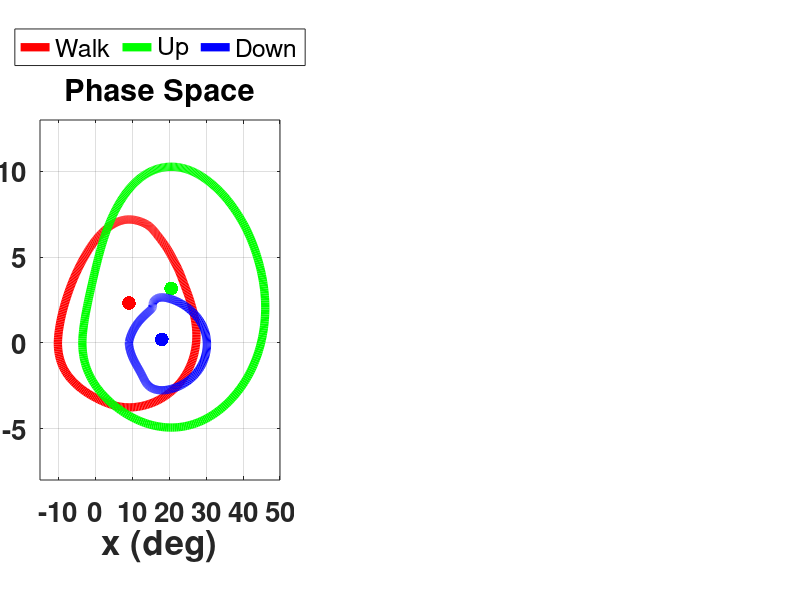
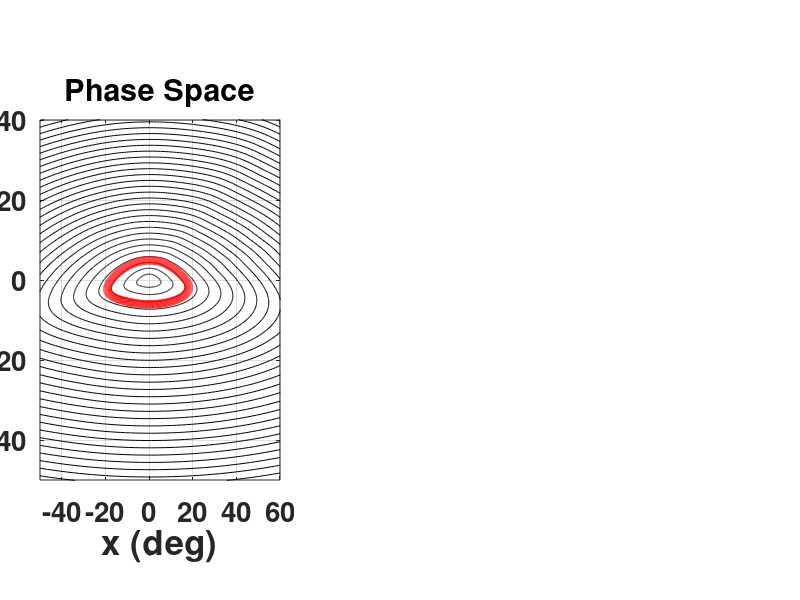
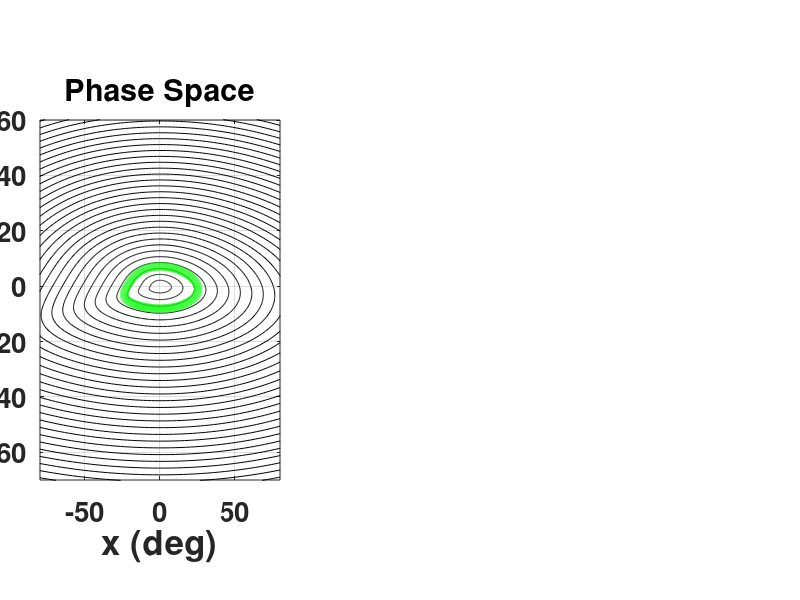
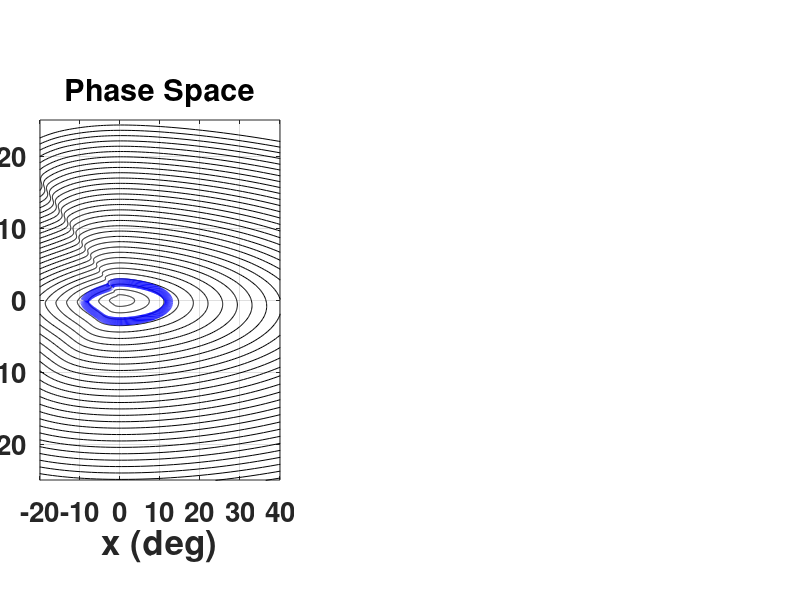

Write MATLAB code to recreate these figures, in order.
% Script used to generate exemplar phase curves and associated data
%
% *input
%   - levelWalk
%   - upStairs
%   - downStairs
%   Input struct contains:
%        念岸岸 *****/     # Types of activity
%        	念岸岸 time/	# Time of a complete stride (begin with zero)
%        	弩岸岸 data/	# Global thigh angle corresponds to that stride
%   NOTE: If creating exemplar dataset for MPV method, the strides data
%   should be divided with specific initial point (minimal global thigh
%   angle in here).
%
% *output
%   - PWalkDataset
%   - PUpDataset
%   - PDownDataset
%   Output struct contains:
%        --- *****/         # Types of activity
%           --- *BaseAngle/	# Initial angle of exemplar phase curves
%           --- pValue/     # Normalized progession value of points
%           --- PhaseAngle/	# Angle of points with respect to initial line
%           --- pPoint/     # X and Y coordinates of each point at curves
%           --- *Origin/	# Coordinates of the centroid
%           --- *Range/     # Value range of X and Y
% -------------------------------------------------------------------------

clear;
close all;
clc;

% define type of method 
method = 'MPVV';
% method = 'PV';

% stride data used to create exemplar phase curves and associated data.
% the example data are seven-subject-averaged global thigh angle (excl. S4).
load('Example_Cross_S4.mat')

TimeWalk    = levelWalk.time;
Walk        = levelWalk.data;
TimeUp      = upStairs.time;
Up          = upStairs.data;
TimeDown    = downStairs.time;
Down        = downStairs.data;

% -------------------------------------------------------------------------
% time normalization
if ~strcmp(method, 'PV')
    timeScale = 2;
    TimeWalk = timeScale / max(TimeWalk) .* TimeWalk;
    TimeDown = timeScale / max(TimeDown) .* TimeDown;
    TimeUp   = timeScale / max(TimeUp)   .* TimeUp;
end

% -------------------------------------------------------------------------
%% levelWalk
% search the point with value approximate to the value of initial point
% searching from the location of fix(length(Walk)/2) to end
Subtract = abs(Walk(fix(length(Walk)/2):length(Walk)) - Walk(1));
% get the location
loc = fix(length(Walk)/2) + find(Subtract == min(Subtract)) - 1;
% cut out into a self-consistent stride in order to form a closed curve
Walk = Walk(1:loc);
TimeWalk = TimeWalk(1:loc);

% compute the coordinate Y
yWalk = zeros(size(TimeWalk));
for i=2:length(TimeWalk)
    yWalk(i)=trapz(TimeWalk(1:i), Walk(1:i) - mean(Walk));
end

% add a point at the end to form a closed-curve
len = length(TimeWalk);
yWalk(len+1) = yWalk(1);
Walk(len+1) = Walk(1);
TimeWalk(len+1) = TimeWalk(len) + TimeWalk(2);  % time begins with zero

% get coordinates of the centroid
xbWalk = mean(Walk);
ybWalk = mean(yWalk);

% plot the exemplar phase curve of level walking
figure('name', 'Exemplar Phase Curves'); hold on
% axis equal
plot(Walk,yWalk, 'r', 'linewidth', 6);
hl(1) = plot(xbWalk, ybWalk, 'r.', 'markerSize', 30);
grid;

% -------------------------------------------------------------------------
%% upStairs
Subtract = abs(Up(fix(length(Up)/2):length(Up)) - Up(1));
loc = fix(length(Up)/2) + find(Subtract == min(Subtract)) - 1;
Up = Up(1:loc);
TimeUp = TimeUp(1:loc);

% Y coordinate for exemplar upStair phase curve
yUp = zeros(size(TimeUp));
for i=2:length(TimeUp)
    yUp(i)=trapz(TimeUp(1:i), Up(1:i) - mean(Up));
end

% form a closed phase curve
len = length(TimeUp);
yUp(len+1) = yUp(1);
Up(len+1) = Up(1);
TimeUp(len+1)=TimeUp(len) + TimeUp(2);

% centroid coordinates
xbUp = mean(Up);
ybUp = mean(yUp);

% plot the exemplar phase curve for upStairs
plot(Up,yUp,'g','linewidth',6);
hl(2) = plot(xbUp,ybUp,'g.','markersize',30);

% -------------------------------------------------------------------------
%% downStairs
Subtract = abs(Down(fix(length(Down)/2):length(Down)) - Down(1));
loc = fix(length(Down)/2) + find(Subtract == min(Subtract)) - 1;
Down = Down(1:loc);
TimeDown = TimeDown(1:loc);

% compute the coordinate Y
yDown = zeros(size(TimeDown));
for i=2:length(TimeDown)
    yDown(i)=trapz(TimeDown(1:i), Down(1:i) - mean(Down));
end

% form a closed phase curve
len = length(TimeDown);
yDown(len+1) = yDown(1);
Down(len+1) = Down(1);
TimeDown(len+1)=TimeDown(len) + TimeDown(2);

% centroid coordinates
xbDown = mean(Down);
ybDown = mean(yDown);

% plot the exemplar phase curve for downStairs
plot(Down,yDown, 'b', 'linewidth', 6);
hl(3) = plot(xbDown,ybDown, 'b.', 'markersize', 30);

% complete the figure for phase curves
ylabel('y (deg﹞s)','FontWeight','bold','Fontsize',25);
xlabel('x (deg)','FontWeight','bold','Fontsize',25);
title('Phase Space','FontWeight','bold','Fontsize',20);
axis([-15, 50, -8, 13]);
set(gca,'FontSize',25,'FontWeight','bold','Fontsize',20, ...
    'box', 'on', 'position', [.05 .2 .3 .6]);
set(get(gca,'YLabel'),'Fontsize',25,'FontWeight','bold');
set(get(gca,'XLabel'),'Fontsize',25,'FontWeight','bold');
set(hl,'handlevisibility','off');
legend('Walk', 'Up', 'Down',...
    'Location','NorthOutside','Orientation','horizontal');

% -------------------------------------------------------------------------
%% plot phase curves at activity-specific coordinate frames
% new coordinate frame for levelWalk
xWalkNew = Walk - xbWalk;
yWalkNew = yWalk - ybWalk;

figure('Name', 'NewCoordinateWalk'); hold on;
% axis equal
ylabel('y (deg﹞s)','FontWeight','bold','Fontsize',25);
xlabel('x (deg)','FontWeight','bold','Fontsize',25);
title('Phase Space','FontWeight','bold','Fontsize',20);
set(gca,'FontSize',25,'FontWeight','bold','Fontsize',20,...
    'box', 'on', 'position', [.05 .2 .3 .6]);
set(get(gca,'YLabel'),'Fontsize',25,'FontWeight','bold');
set(get(gca,'XLabel'),'Fontsize',25,'FontWeight','bold');
axis([-50,60,-50,40]);
grid

% plot web with interval scale of 0.3
for i=0:0.3:10
    plot(i.*xWalkNew, i.*yWalkNew, 'k', 'linewidth', 0.5)
end
plot(xWalkNew, yWalkNew, 'r', 'linewidth', 6);

% -------------------------------------------------------------------------
% new coordinate frame for upStairs
xUpNew = Up - xbUp;
yUpNew = yUp - ybUp;

figure('Name', 'NewCoordinateUp'); hold on;
% axis equal
ylabel('y (deg﹞s)','FontWeight','bold','Fontsize',25);
xlabel('x (deg)','FontWeight','bold','Fontsize',25);
title('Phase Space','FontWeight','bold','Fontsize',20);
set(gca,'FontSize',25,'FontWeight','bold','Fontsize',20,...
    'box', 'on', 'position', [.05 .2 .3 .6]);
set(get(gca,'YLabel'),'Fontsize',25,'FontWeight','bold');
set(get(gca,'XLabel'),'Fontsize',25,'FontWeight','bold');
axis([-80,80,-70,60]);
grid

% plot web with interval scale of 0.3
for i=0:0.3:10
    plot(i.*xUpNew, i.*yUpNew, 'k','linewidth', 0.5)
end
plot(xUpNew, yUpNew, 'g', 'linewidth', 6);

% -------------------------------------------------------------------------
% new coordinate frame for downStairs
xDownNew = Down - xbDown;
yDownNew = yDown - ybDown;

figure('Name', 'NewCoordinateDown'); hold on;
% axis equal
ylabel('y (deg﹞s)','FontWeight','bold','Fontsize',25);
xlabel('x (deg)','FontWeight','bold','Fontsize',25);
title('Phase Space','FontWeight','bold','Fontsize',20);
set(gca,'FontSize',25,'FontWeight','bold','Fontsize',20,...
    'box', 'on', 'position', [.05 .2 .3 .6]);
set(get(gca,'YLabel'),'Fontsize',25,'FontWeight','bold');
set(get(gca,'XLabel'),'Fontsize',25,'FontWeight','bold');
axis([-20,40,-25,25]);
grid

% plot web with interval scale of 0.3
for i=0:0.3:10
    plot(i.*xDownNew, i.*yDownNew, 'k','linewidth', 0.5)
end
plot(xDownNew, yDownNew, 'b', 'linewidth', 6);

% -------------------------------------------------------------------------
% extract information from phase curves
%% levelWalk
% herein using normalized time to substitute normalized progression
timeScale = 1;
PWalkDataset.pValue = timeScale / max(TimeWalk) .* TimeWalk;

% base angle used to computed relative angle of points
PWalkDataset.WalkBaseAngle = atan2(yWalkNew(1),xWalkNew(1));

% X and Y coordinates and relative angle of points located at the curve
PWalkDataset.pPoint(1).x = Walk(1);
PWalkDataset.pPoint(1).y = yWalk(1);
% phase angle of each point at the exemplar phase curve, which will be
% used in searching adjacent points to the POINT to be parameterized.
PWalkDataset.PhaseAngle = zeros(size(TimeWalk));
for i=2:1:length(TimeWalk)
    Angle = atan2(yWalkNew(i),xWalkNew(i)) - PWalkDataset.WalkBaseAngle;
    if(Angle <= 0)
        PWalkDataset.PhaseAngle(i) = Angle + 2 * pi;
    else
        PWalkDataset.PhaseAngle(i) = Angle;
    end
    % store coordinates X and Y which will be used to compute intersection
    % point and magnitude
    PWalkDataset.pPoint(i).x = Walk(i);
    PWalkDataset.pPoint(i).y = yWalk(i);
end

% coordinates of centroid
PWalkDataset.WalkOrigin.x = xbWalk;
PWalkDataset.WalkOrigin.y = ybWalk;

% value range of X and Y coodinates (used in MPV method to normalize
% coordinates and penalty the X
PWalkDataset.WalkRange.x = max(Walk) - min(Walk);
PWalkDataset.WalkRange.y = max(yWalk) - min(yWalk);

% -------------------------------------------------------------------------
%% upStairs
PUpDataset.pValue = timeScale/max(TimeUp).*TimeUp;
PUpDataset.UpBaseAngle = atan2(yUpNew(1),xUpNew(1));

% X and Y coordinates and relative angle
PUpDataset.pPoint(1).x = Up(1);
PUpDataset.pPoint(1).y = yUp(1);
PUpDataset.PhaseAngle = zeros(size(TimeUp));
for i=2:1:length(TimeUp)
    Angle = atan2(yUpNew(i),xUpNew(i)) - PUpDataset.UpBaseAngle;
    if(Angle <= 0)
        PUpDataset.PhaseAngle(i) = Angle + 2 * pi;
    else
        PUpDataset.PhaseAngle(i) = Angle;
    end
    PUpDataset.pPoint(i).x = Up(i);
    PUpDataset.pPoint(i).y = yUp(i);
end

% centroid
PUpDataset.UpOrigin.x = xbUp;
PUpDataset.UpOrigin.y = ybUp;

% value range
PUpDataset.UpRange.x = max(Up) - min(Up);
PUpDataset.UpRange.y = max(yUp) - min(yUp);

% -------------------------------------------------------------------------
%% downStairs
PDownDataset.pValue = timeScale/max(TimeDown).*TimeDown;
PDownDataset.DownBaseAngle = atan2(yDownNew(1),xDownNew(1));

% X and Y coordinates and relative angle
PDownDataset.pPoint(1).x = Down(1);
PDownDataset.pPoint(1).y = yDown(1);
PDownDataset.PhaseAngle = zeros(size(TimeDown));
for i=2:1:length(TimeDown)
    Angle = atan2(yDownNew(i),xDownNew(i)) - PDownDataset.DownBaseAngle;
    if(Angle <= 0)
        PDownDataset.PhaseAngle(i) = Angle + 2 * pi;
    else
        PDownDataset.PhaseAngle(i) = Angle;
    end
    PDownDataset.pPoint(i).x = Down(i);
    PDownDataset.pPoint(i).y = yDown(i);
end

% centroid
PDownDataset.DownOrigin.x = xbDown;
PDownDataset.DownOrigin.y = ybDown;

% value range
PDownDataset.DownRange.x = max(Down) - min(Down);
PDownDataset.DownRange.y = max(yDown) - min(yDown);

% save exemplar data as .mat file
fName = 'ExampleResult_';
save([fName, method], 'PWalkDataset', 'PUpDataset', 'PDownDataset');

% clear temporary variables
clearvars -EXCEPT PDownDataset PUpDataset PWalkDataset;
